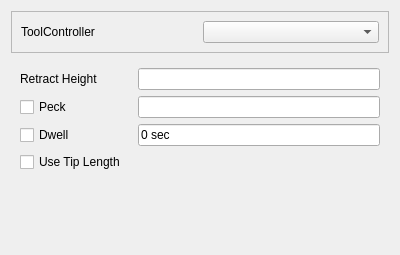
<?xml version="1.0" encoding="UTF-8"?>
<ui version="4.0">
 <class>Form</class>
 <widget class="QWidget" name="Form">
  <property name="geometry">
   <rect>
    <x>0</x>
    <y>0</y>
    <width>400</width>
    <height>255</height>
   </rect>
  </property>
  <property name="windowTitle">
   <string>Form</string>
  </property>
  <layout class="QVBoxLayout" name="verticalLayout">
   <item>
    <widget class="QFrame" name="frame">
     <property name="sizePolicy">
      <sizepolicy hsizetype="Preferred" vsizetype="Preferred">
       <horstretch>0</horstretch>
       <verstretch>0</verstretch>
      </sizepolicy>
     </property>
     <property name="frameShape">
      <enum>QFrame::StyledPanel</enum>
     </property>
     <property name="frameShadow">
      <enum>QFrame::Raised</enum>
     </property>
     <layout class="QHBoxLayout" name="horizontalLayout">
      <item>
       <widget class="QLabel" name="label_2">
        <property name="text">
         <string>ToolController</string>
        </property>
       </widget>
      </item>
      <item>
       <widget class="QComboBox" name="toolController">
        <property name="toolTip">
         <string>&lt;html&gt;&lt;head/&gt;&lt;body&gt;&lt;p&gt;The tool and its settings to be used for this operation.&lt;/p&gt;&lt;/body&gt;&lt;/html&gt;</string>
        </property>
       </widget>
      </item>
     </layout>
    </widget>
   </item>
   <item>
    <widget class="QWidget" name="widget" native="true">
     <layout class="QGridLayout" name="gridLayout">
      <item row="3" column="0" rowspan="2" colspan="2">
       <widget class="QCheckBox" name="dwellEnabled">
        <property name="text">
         <string>Dwell</string>
        </property>
       </widget>
      </item>
      <item row="3" column="2" rowspan="2">
       <widget class="Gui::InputField" name="dwellTime">
        <property name="text">
         <string>0 sec</string>
        </property>
        <property name="unit" stdset="0">
         <string notr="true">sec</string>
        </property>
       </widget>
      </item>
      <item row="0" column="2">
       <widget class="Gui::InputField" name="retractHeight">
        <property name="unit" stdset="0">
         <string notr="true">mm</string>
        </property>
       </widget>
      </item>
      <item row="0" column="0">
       <widget class="QLabel" name="label_10">
        <property name="text">
         <string>Retract Height</string>
        </property>
       </widget>
      </item>
      <item row="1" column="0" colspan="2">
       <widget class="QCheckBox" name="peckEnabled">
        <property name="text">
         <string>Peck</string>
        </property>
       </widget>
      </item>
      <item row="1" column="2">
       <widget class="Gui::InputField" name="peckDepth">
        <property name="unit" stdset="0">
         <string notr="true">mm</string>
        </property>
       </widget>
      </item>
      <item row="5" column="0">
       <widget class="QCheckBox" name="useTipLength">
        <property name="text">
         <string>Use Tip Length</string>
        </property>
       </widget>
      </item>
     </layout>
    </widget>
   </item>
   <item>
    <spacer name="verticalSpacer">
     <property name="orientation">
      <enum>Qt::Vertical</enum>
     </property>
     <property name="sizeHint" stdset="0">
      <size>
       <width>20</width>
       <height>40</height>
      </size>
     </property>
    </spacer>
   </item>
  </layout>
 </widget>
 <customwidgets>
  <customwidget>
   <class>Gui::InputField</class>
   <extends>QLineEdit</extends>
   <header>Gui/InputField.h</header>
  </customwidget>
 </customwidgets>
 <tabstops>
  <tabstop>toolController</tabstop>
  <tabstop>retractHeight</tabstop>
  <tabstop>peckEnabled</tabstop>
  <tabstop>peckDepth</tabstop>
  <tabstop>dwellEnabled</tabstop>
  <tabstop>dwellTime</tabstop>
  <tabstop>useTipLength</tabstop>
 </tabstops>
 <resources/>
 <connections/>
</ui>
